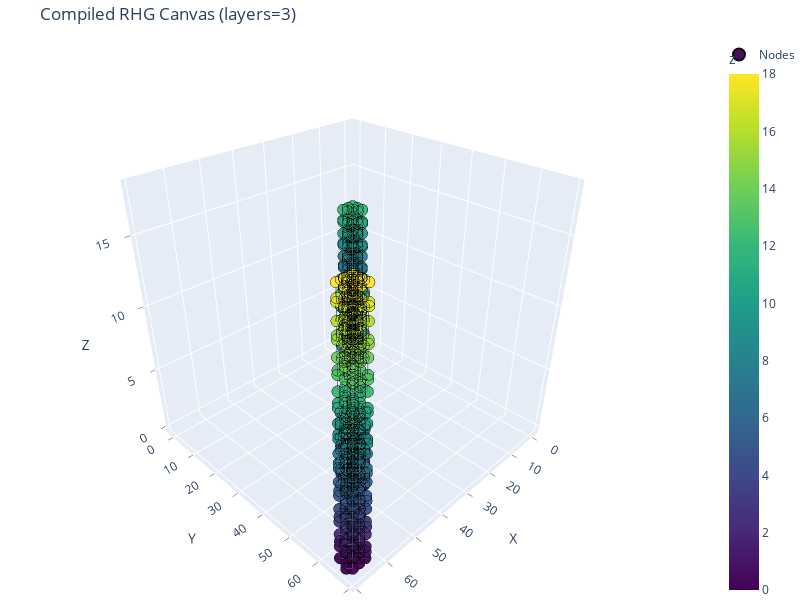

Here is the notebook cell this chart was saved with:
### Code cell
from lspattern.visualizers import visualize_compiled_canvas_plotly
fig3d = visualize_compiled_canvas_plotly(compiled_canvas, show_edges=True)
fig3d.show()

### Figure 1 — Plotly figure (JSON) as saved in the notebook; plotly's stock layout.template omitted (floating-point values rounded to 4 significant figures; data arrays with more than 128 entries replaced by an {"elided": "..."} marker saying what was removed)
{"data": [{"hovertemplate": "<b>%{text}</b><br>x: %{x}<br>y: %{y}<br>z: %{z}<extra></extra>", "marker": {"color": {"elided": "570 int values"}, "colorbar": {"title": {"text": "z"}}, "colorscale": [[0, "#440154"], [0.1111, "#482878"], [0.2222, "#3e4989"], [0.3333, "#31688e"], [0.4444, "#26828e"], [0.5556, "#1f9e89"], [0.6667, "#35b779"], [0.7778, "#6ece58"], [0.8889, "#b5de2b"], [1, "#fde725"]], "line": {"color": "black", "width": 0.5}, "opacity": 0.95, "size": 4}, "mode": "markers", "name": "Nodes", "text": {"elided": "570 str values"}, "type": "scatter3d", "x": {"elided": "570 int values"}, "y": {"elided": "570 int values"}, "z": {"elided": "570 int values"}}, {"hoverinfo": "none", "line": {"color": "black", "width": 1}, "mode": "lines", "name": "Edges", "showlegend": false, "type": "scatter3d", "x": {"elided": "2520 int values"}, "y": {"elided": "2520 int values"}, "z": {"elided": "2520 int values"}}], "layout": {"height": 600, "legend": {"itemsizing": "constant"}, "margin": {"b": 0, "l": 0, "r": 0, "t": 40}, "scene": {"aspectmode": "manual", "aspectratio": {"x": 1, "y": 1, "z": 1}, "camera": {"eye": {"x": 1.4, "y": 1.4, "z": 1.2}}, "xaxis": {"mirror": true, "showgrid": true, "showline": true, "ticks": "outside", "title": {"text": "X"}, "zeroline": true}, "yaxis": {"mirror": true, "showgrid": true, "showline": true, "ticks": "outside", "title": {"text": "Y"}, "zeroline": true}, "zaxis": {"mirror": true, "showgrid": true, "showline": true, "ticks": "outside", "title": {"text": "Z"}, "zeroline": true}}, "title": {"text": "Compiled RHG Canvas (layers=3)"}, "width": 800}}
